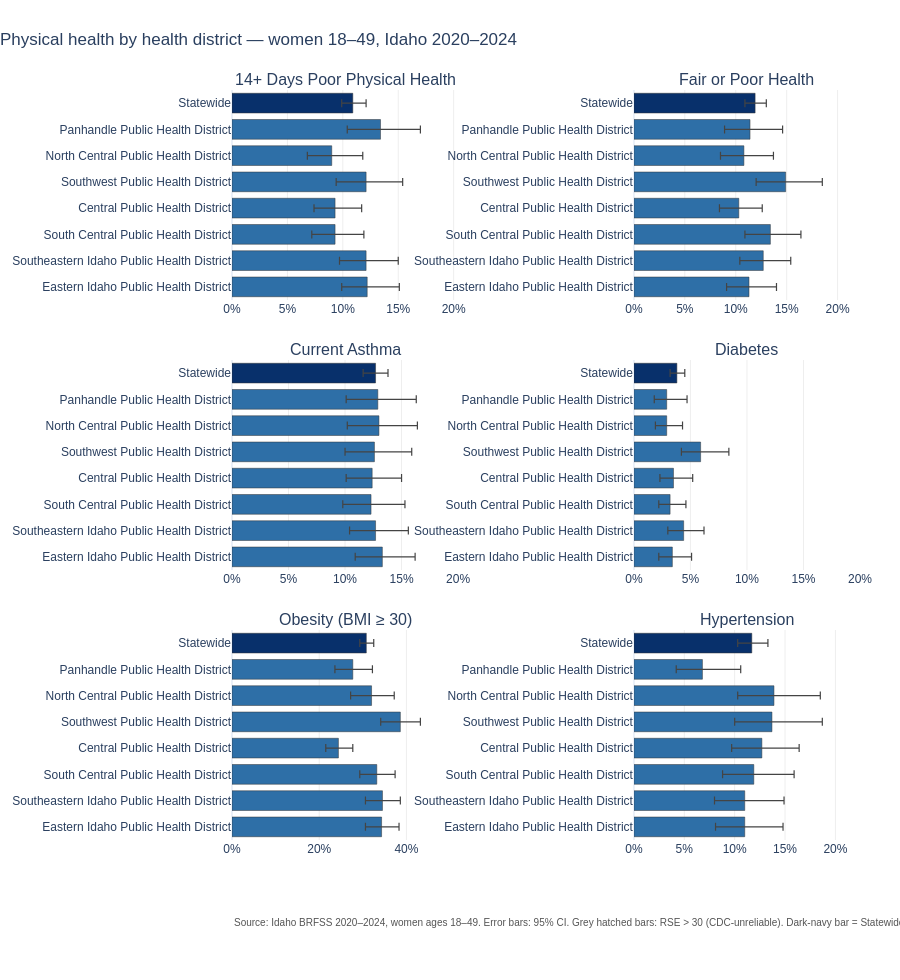

The code cell stored with this chart in its notebook:
### Markdown cell above
## A2. By health district

Each panel = one metric across 7 districts, with Statewide as a darker reference bar.

### Code cell
small_multiples(
    df, metrics=PHYS_METRICS,
    group_col='Region', group_order=DISTRICT_ORDER,
    filters={'Category': 'Total'},
    highlight_val='Statewide',
    title='Physical health by health district \u2014 women 18\u201349, Idaho 2020\u20132024',
).show()

### Figure 1 — Plotly figure (JSON) as saved in the notebook; plotly's stock layout.template omitted (floating-point values rounded to 4 significant figures)
{"data": [{"customdata": ["<b>State/District Total</b><br>10.9% (95% CI 9.9–12.1)<br>n = 5900, RSE = 5", "<b>State/District Total</b><br>13.4% (95% CI 10.4–17.0)<br>n = 649, RSE = 13", "<b>State/District Total</b><br>9.0% (95% CI 6.8–11.8)<br>n = 685, RSE = 14", "<b>State/District Total</b><br>12.1% (95% CI 9.4–15.4)<br>n = 867, RSE = 13", "<b>State/District Total</b><br>9.3% (95% CI 7.4–11.7)<br>n = 1172, RSE = 12", "<b>State/District Total</b><br>9.3% (95% CI 7.2–11.9)<br>n = 769, RSE = 13", "<b>State/District Total</b><br>12.1% (95% CI 9.7–15.0)<br>n = 799, RSE = 11", "<b>State/District Total</b><br>12.2% (95% CI 9.9–15.1)<br>n = 959, RSE = 11"], "error_x": {"array": [1.2, 3.6, 2.8, 3.3, 2.4, 2.6, 2.9, 2.9], "arrayminus": [1, 3, 2.2, 2.7, 1.9, 2.1, 2.4, 2.3], "color": "#444", "symmetric": false, "thickness": 1.2, "type": "data", "width": 4}, "hovertemplate": "%{customdata}<extra></extra>", "marker": {"color": ["#08306b", "#2e6fa7", "#2e6fa7", "#2e6fa7", "#2e6fa7", "#2e6fa7", "#2e6fa7", "#2e6fa7"], "line": {"color": "#333", "width": 0.5}, "pattern": {"shape": ["", "", "", "", "", "", "", ""], "size": 6, "solidity": 0.3}}, "orientation": "h", "showlegend": false, "type": "bar", "x": [10.9, 13.4, 9.0, 12.1, 9.3, 9.3, 12.1, 12.2], "xaxis": "x", "y": ["Statewide", "Panhandle Public Health District", "North Central Public Health District", "Southwest Public Health District", "Central Public Health District", "South Central Public Health District", "Southeastern Idaho Public Health District", "Eastern Idaho Public Health District"], "yaxis": "y"}, {"customdata": ["<b>State/District Total</b><br>11.9% (95% CI 10.9–13.0)<br>n = 6003, RSE = 5", "<b>State/District Total</b><br>11.4% (95% CI 8.9–14.6)<br>n = 662, RSE = 13", "<b>State/District Total</b><br>10.8% (95% CI 8.5–13.7)<br>n = 694, RSE = 12", "<b>State/District Total</b><br>14.9% (95% CI 12.0–18.5)<br>n = 884, RSE = 11", "<b>State/District Total</b><br>10.3% (95% CI 8.4–12.6)<br>n = 1186, RSE = 10", "<b>State/District Total</b><br>13.4% (95% CI 10.9–16.4)<br>n = 788, RSE = 10", "<b>State/District Total</b><br>12.7% (95% CI 10.4–15.4)<br>n = 816, RSE = 10", "<b>State/District Total</b><br>11.3% (95% CI 9.1–14.0)<br>n = 973, RSE = 11"], "error_x": {"array": [1.1, 3.2, 2.9, 3.6, 2.3, 3.0, 2.7, 2.7], "arrayminus": [1, 2.5, 2.3, 2.9, 1.9, 2.5, 2.3, 2.2], "color": "#444", "symmetric": false, "thickness": 1.2, "type": "data", "width": 4}, "hovertemplate": "%{customdata}<extra></extra>", "marker": {"color": ["#08306b", "#2e6fa7", "#2e6fa7", "#2e6fa7", "#2e6fa7", "#2e6fa7", "#2e6fa7", "#2e6fa7"], "line": {"color": "#333", "width": 0.5}, "pattern": {"shape": ["", "", "", "", "", "", "", ""], "size": 6, "solidity": 0.3}}, "orientation": "h", "showlegend": false, "type": "bar", "x": [11.9, 11.4, 10.8, 14.9, 10.3, 13.4, 12.7, 11.3], "xaxis": "x2", "y": ["Statewide", "Panhandle Public Health District", "North Central Public Health District", "Southwest Public Health District", "Central Public Health District", "South Central Public Health District", "Southeastern Idaho Public Health District", "Eastern Idaho Public Health District"], "yaxis": "y2"}, {"customdata": ["<b>State/District Total</b><br>12.7% (95% CI 11.6–13.8)<br>n = 5961, RSE = 5", "<b>State/District Total</b><br>12.9% (95% CI 10.1–16.3)<br>n = 662, RSE = 12", "<b>State/District Total</b><br>13.0% (95% CI 10.2–16.4)<br>n = 688, RSE = 12", "<b>State/District Total</b><br>12.6% (95% CI 10.0–15.9)<br>n = 875, RSE = 12", "<b>State/District Total</b><br>12.4% (95% CI 10.1–15.0)<br>n = 1173, RSE = 10", "<b>State/District Total</b><br>12.3% (95% CI 9.8–15.3)<br>n = 786, RSE = 11", "<b>State/District Total</b><br>12.7% (95% CI 10.4–15.6)<br>n = 809, RSE = 10", "<b>State/District Total</b><br>13.3% (95% CI 10.9–16.2)<br>n = 968, RSE = 10"], "error_x": {"array": [1.1, 3.4, 3.4, 3.3, 2.6, 3, 2.9, 2.9], "arrayminus": [1.1, 2.8, 2.8, 2.6, 2.3, 2.5, 2.3, 2.4], "color": "#444", "symmetric": false, "thickness": 1.2, "type": "data", "width": 4}, "hovertemplate": "%{customdata}<extra></extra>", "marker": {"color": ["#08306b", "#2e6fa7", "#2e6fa7", "#2e6fa7", "#2e6fa7", "#2e6fa7", "#2e6fa7", "#2e6fa7"], "line": {"color": "#333", "width": 0.5}, "pattern": {"shape": ["", "", "", "", "", "", "", ""], "size": 6, "solidity": 0.3}}, "orientation": "h", "showlegend": false, "type": "bar", "x": [12.7, 12.9, 13.0, 12.6, 12.4, 12.3, 12.7, 13.3], "xaxis": "x3", "y": ["Statewide", "Panhandle Public Health District", "North Central Public Health District", "Southwest Public Health District", "Central Public Health District", "South Central Public Health District", "Southeastern Idaho Public Health District", "Eastern Idaho Public Health District"], "yaxis": "y3"}, {"customdata": ["<b>State/District Total</b><br>3.8% (95% CI 3.2–4.5)<br>n = 6006, RSE = 9", "<b>State/District Total</b><br>2.9% (95% CI 1.8–4.7)<br>n = 663, RSE = 25", "<b>State/District Total</b><br>2.9% (95% CI 1.9–4.3)<br>n = 694, RSE = 21", "<b>State/District Total</b><br>5.9% (95% CI 4.2–8.4)<br>n = 883, RSE = 18", "<b>State/District Total</b><br>3.5% (95% CI 2.3–5.2)<br>n = 1187, RSE = 20", "<b>State/District Total</b><br>3.2% (95% CI 2.2–4.6)<br>n = 787, RSE = 19", "<b>State/District Total</b><br>4.4% (95% CI 3.0–6.2)<br>n = 816, RSE = 18", "<b>State/District Total</b><br>3.4% (95% CI 2.2–5.1)<br>n = 976, RSE = 21"], "error_x": {"array": [0.7, 1.8, 1.4, 2.5, 1.7, 1.4, 1.8, 1.7], "arrayminus": [0.6, 1.1, 1, 1.7, 1.2, 1, 1.4, 1.2], "color": "#444", "symmetric": false, "thickness": 1.2, "type": "data", "width": 4}, "hovertemplate": "%{customdata}<extra></extra>", "marker": {"color": ["#08306b", "#2e6fa7", "#2e6fa7", "#2e6fa7", "#2e6fa7", "#2e6fa7", "#2e6fa7", "#2e6fa7"], "line": {"color": "#333", "width": 0.5}, "pattern": {"shape": ["", "", "", "", "", "", "", ""], "size": 6, "solidity": 0.3}}, "orientation": "h", "showlegend": false, "type": "bar", "x": [3.8, 2.9, 2.9, 5.9, 3.5, 3.2, 4.4, 3.4], "xaxis": "x4", "y": ["Statewide", "Panhandle Public Health District", "North Central Public Health District", "Southwest Public Health District", "Central Public Health District", "South Central Public Health District", "Southeastern Idaho Public Health District", "Eastern Idaho Public Health District"], "yaxis": "y4"}, {"customdata": ["<b>State/District Total</b><br>30.8% (95% CI 29.3–32.5)<br>n = 5280, RSE = 3", "<b>State/District Total</b><br>27.7% (95% CI 23.6–32.2)<br>n = 594, RSE = 8", "<b>State/District Total</b><br>32.0% (95% CI 27.2–37.2)<br>n = 582, RSE = 8", "<b>State/District Total</b><br>38.6% (95% CI 34.1–43.2)<br>n = 765, RSE = 6", "<b>State/District Total</b><br>24.4% (95% CI 21.5–27.7)<br>n = 1067, RSE = 6", "<b>State/District Total</b><br>33.2% (95% CI 29.3–37.4)<br>n = 685, RSE = 6", "<b>State/District Total</b><br>34.5% (95% CI 30.6–38.6)<br>n = 719, RSE = 6", "<b>State/District Total</b><br>34.3% (95% CI 30.6–38.3)<br>n = 868, RSE = 6"], "error_x": {"array": [1.7, 4.5, 5.2, 4.6, 3.3, 4.2, 4.1, 4], "arrayminus": [1.5, 4.1, 4.8, 4.5, 2.9, 3.9, 3.9, 3.7], "color": "#444", "symmetric": false, "thickness": 1.2, "type": "data", "width": 4}, "hovertemplate": "%{customdata}<extra></extra>", "marker": {"color": ["#08306b", "#2e6fa7", "#2e6fa7", "#2e6fa7", "#2e6fa7", "#2e6fa7", "#2e6fa7", "#2e6fa7"], "line": {"color": "#333", "width": 0.5}, "pattern": {"shape": ["", "", "", "", "", "", "", ""], "size": 6, "solidity": 0.3}}, "orientation": "h", "showlegend": false, "type": "bar", "x": [30.8, 27.7, 32.0, 38.6, 24.4, 33.2, 34.5, 34.3], "xaxis": "x5", "y": ["Statewide", "Panhandle Public Health District", "North Central Public Health District", "Southwest Public Health District", "Central Public Health District", "South Central Public Health District", "Southeastern Idaho Public Health District", "Eastern Idaho Public Health District"], "yaxis": "y5"}, {"customdata": ["<b>State/District Total</b><br>11.7% (95% CI 10.3–13.3)<br>n = 2727, RSE = 7", "<b>State/District Total</b><br>6.8% (95% CI 4.2–10.6)<br>n = 274, RSE = 23", "<b>State/District Total</b><br>13.9% (95% CI 10.3–18.5)<br>n = 351, RSE = 15", "<b>State/District Total</b><br>13.7% (95% CI 10.0–18.7)<br>n = 373, RSE = 16", "<b>State/District Total</b><br>12.7% (95% CI 9.7–16.4)<br>n = 517, RSE = 13", "<b>State/District Total</b><br>11.9% (95% CI 8.8–15.9)<br>n = 368, RSE = 15", "<b>State/District Total</b><br>11.0% (95% CI 8.0–14.9)<br>n = 391, RSE = 16", "<b>State/District Total</b><br>11.0% (95% CI 8.1–14.8)<br>n = 453, RSE = 15"], "error_x": {"array": [1.6, 3.8, 4.6, 5, 3.7, 4, 3.9, 3.8], "arrayminus": [1.4, 2.6, 3.6, 3.7, 3, 3.1, 3, 2.9], "color": "#444", "symmetric": false, "thickness": 1.2, "type": "data", "width": 4}, "hovertemplate": "%{customdata}<extra></extra>", "marker": {"color": ["#08306b", "#2e6fa7", "#2e6fa7", "#2e6fa7", "#2e6fa7", "#2e6fa7", "#2e6fa7", "#2e6fa7"], "line": {"color": "#333", "width": 0.5}, "pattern": {"shape": ["", "", "", "", "", "", "", ""], "size": 6, "solidity": 0.3}}, "orientation": "h", "showlegend": false, "type": "bar", "x": [11.7, 6.8, 13.9, 13.7, 12.7, 11.9, 11.0, 11.0], "xaxis": "x6", "y": ["Statewide", "Panhandle Public Health District", "North Central Public Health District", "Southwest Public Health District", "Central Public Health District", "South Central Public Health District", "Southeastern Idaho Public Health District", "Eastern Idaho Public Health District"], "yaxis": "y6"}], "layout": {"annotations": [{"font": {"size": 16}, "showarrow": false, "text": "14+ Days Poor Physical Health", "x": 0.18, "xanchor": "center", "xref": "paper", "y": 1, "yanchor": "bottom", "yref": "paper"}, {"font": {"size": 16}, "showarrow": false, "text": "Fair or Poor Health", "x": 0.82, "xanchor": "center", "xref": "paper", "y": 1, "yanchor": "bottom", "yref": "paper"}, {"font": {"size": 16}, "showarrow": false, "text": "Current Asthma", "x": 0.18, "xanchor": "center", "xref": "paper", "y": 0.64, "yanchor": "bottom", "yref": "paper"}, {"font": {"size": 16}, "showarrow": false, "text": "Diabetes", "x": 0.82, "xanchor": "center", "xref": "paper", "y": 0.64, "yanchor": "bottom", "yref": "paper"}, {"font": {"size": 16}, "showarrow": false, "text": "Obesity (BMI ≥ 30)", "x": 0.18, "xanchor": "center", "xref": "paper", "y": 0.28, "yanchor": "bottom", "yref": "paper"}, {"font": {"size": 16}, "showarrow": false, "text": "Hypertension", "x": 0.82, "xanchor": "center", "xref": "paper", "y": 0.28, "yanchor": "bottom", "yref": "paper"}, {"font": {"color": "#555", "size": 10}, "showarrow": false, "text": "Source: Idaho BRFSS 2020–2024, women ages 18–49. Error bars: 95% CI. Grey hatched bars: RSE > 30 (CDC-unreliable). Dark-navy bar = Statewide reference.", "x": 0, "xanchor": "left", "xref": "paper", "y": -0.12, "yref": "paper"}], "bargap": 0.25, "font": {"family": "Helvetica, Arial, sans-serif", "size": 12}, "height": 980, "margin": {"b": 140, "l": 220, "r": 40, "t": 90}, "title": {"text": "Physical health by health district — women 18–49, Idaho 2020–2024", "x": 0, "xanchor": "left"}, "xaxis": {"anchor": "y", "domain": [0, 0.36], "gridcolor": "#eee", "range": [0, 20.4], "ticksuffix": "%"}, "xaxis2": {"anchor": "y2", "domain": [0.64, 1], "gridcolor": "#eee", "range": [0, 22.2], "ticksuffix": "%"}, "xaxis3": {"anchor": "y3", "domain": [0, 0.36], "gridcolor": "#eee", "range": [0, 20], "ticksuffix": "%"}, "xaxis4": {"anchor": "y4", "domain": [0.64, 1], "gridcolor": "#eee", "range": [0, 20], "ticksuffix": "%"}, "xaxis5": {"anchor": "y5", "domain": [0, 0.36], "gridcolor": "#eee", "range": [0, 51.84], "ticksuffix": "%"}, "xaxis6": {"anchor": "y6", "domain": [0.64, 1], "gridcolor": "#eee", "range": [0, 22.44], "ticksuffix": "%"}, "yaxis": {"anchor": "x", "autorange": "reversed", "categoryarray": ["Statewide", "Panhandle Public Health District", "North Central Public Health District", "Southwest Public Health District", "Central Public Health District", "South Central Public Health District", "Southeastern Idaho Public Health District", "Eastern Idaho Public Health District"], "categoryorder": "array", "domain": [0.72, 1]}, "yaxis2": {"anchor": "x2", "autorange": "reversed", "categoryarray": ["Statewide", "Panhandle Public Health District", "North Central Public Health District", "Southwest Public Health District", "Central Public Health District", "South Central Public Health District", "Southeastern Idaho Public Health District", "Eastern Idaho Public Health District"], "categoryorder": "array", "domain": [0.72, 1]}, "yaxis3": {"anchor": "x3", "autorange": "reversed", "categoryarray": ["Statewide", "Panhandle Public Health District", "North Central Public Health District", "Southwest Public Health District", "Central Public Health District", "South Central Public Health District", "Southeastern Idaho Public Health District", "Eastern Idaho Public Health District"], "categoryorder": "array", "domain": [0.36, 0.64]}, "yaxis4": {"anchor": "x4", "autorange": "reversed", "categoryarray": ["Statewide", "Panhandle Public Health District", "North Central Public Health District", "Southwest Public Health District", "Central Public Health District", "South Central Public Health District", "Southeastern Idaho Public Health District", "Eastern Idaho Public Health District"], "categoryorder": "array", "domain": [0.36, 0.64]}, "yaxis5": {"anchor": "x5", "autorange": "reversed", "categoryarray": ["Statewide", "Panhandle Public Health District", "North Central Public Health District", "Southwest Public Health District", "Central Public Health District", "South Central Public Health District", "Southeastern Idaho Public Health District", "Eastern Idaho Public Health District"], "categoryorder": "array", "domain": [0, 0.28]}, "yaxis6": {"anchor": "x6", "autorange": "reversed", "categoryarray": ["Statewide", "Panhandle Public Health District", "North Central Public Health District", "Southwest Public Health District", "Central Public Health District", "South Central Public Health District", "Southeastern Idaho Public Health District", "Eastern Idaho Public Health District"], "categoryorder": "array", "domain": [0, 0.28]}}}
